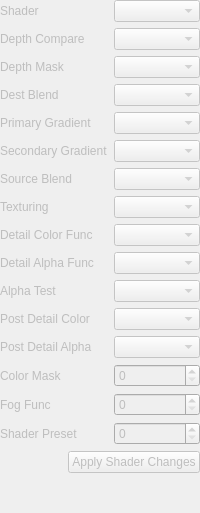
<?xml version="1.0" encoding="UTF-8"?>
<ui version="4.0">
 <class>ShaderEditorWidget</class>
 <widget class="QWidget" name="ShaderEditorWidget">
  <property name="enabled"><bool>false</bool></property>
  <layout class="QVBoxLayout" name="verticalLayout">
   <property name="spacing"><number>6</number></property>
   <property name="leftMargin"><number>0</number></property><property name="topMargin"><number>0</number></property>
   <property name="rightMargin"><number>0</number></property><property name="bottomMargin"><number>0</number></property>
   <item><layout class="QFormLayout" name="formLayout">
    <item row="0" column="0"><widget class="QLabel" name="shaderLabel"><property name="text"><string>Shader</string></property></widget></item><item row="0" column="1"><widget class="QComboBox" name="shaderIndexCombo"/></item>
    <item row="1" column="0"><widget class="QLabel" name="depthCompareLabel"><property name="text"><string>Depth Compare</string></property></widget></item><item row="1" column="1"><widget class="QComboBox" name="depthCompareCombo"/></item>
    <item row="2" column="0"><widget class="QLabel" name="depthMaskLabel"><property name="text"><string>Depth Mask</string></property></widget></item><item row="2" column="1"><widget class="QComboBox" name="depthMaskCombo"/></item>
    <item row="3" column="0"><widget class="QLabel" name="destBlendLabel"><property name="text"><string>Dest Blend</string></property></widget></item><item row="3" column="1"><widget class="QComboBox" name="destBlendCombo"/></item>
    <item row="4" column="0"><widget class="QLabel" name="priGradientLabel"><property name="text"><string>Primary Gradient</string></property></widget></item><item row="4" column="1"><widget class="QComboBox" name="priGradientCombo"/></item>
    <item row="5" column="0"><widget class="QLabel" name="secGradientLabel"><property name="text"><string>Secondary Gradient</string></property></widget></item><item row="5" column="1"><widget class="QComboBox" name="secGradientCombo"/></item>
    <item row="6" column="0"><widget class="QLabel" name="srcBlendLabel"><property name="text"><string>Source Blend</string></property></widget></item><item row="6" column="1"><widget class="QComboBox" name="srcBlendCombo"/></item>
    <item row="7" column="0"><widget class="QLabel" name="texturingLabel"><property name="text"><string>Texturing</string></property></widget></item><item row="7" column="1"><widget class="QComboBox" name="texturingCombo"/></item>
    <item row="8" column="0"><widget class="QLabel" name="detailColorLabel"><property name="text"><string>Detail Color Func</string></property></widget></item><item row="8" column="1"><widget class="QComboBox" name="detailColorCombo"/></item>
    <item row="9" column="0"><widget class="QLabel" name="detailAlphaLabel"><property name="text"><string>Detail Alpha Func</string></property></widget></item><item row="9" column="1"><widget class="QComboBox" name="detailAlphaCombo"/></item>
    <item row="10" column="0"><widget class="QLabel" name="alphaTestLabel"><property name="text"><string>Alpha Test</string></property></widget></item><item row="10" column="1"><widget class="QComboBox" name="alphaTestCombo"/></item>
    <item row="11" column="0"><widget class="QLabel" name="postDetailColorLabel"><property name="text"><string>Post Detail Color</string></property></widget></item><item row="11" column="1"><widget class="QComboBox" name="postDetailColorCombo"/></item>
    <item row="12" column="0"><widget class="QLabel" name="postDetailAlphaLabel"><property name="text"><string>Post Detail Alpha</string></property></widget></item><item row="12" column="1"><widget class="QComboBox" name="postDetailAlphaCombo"/></item>
    <item row="13" column="0"><widget class="QLabel" name="colorMaskLabel"><property name="text"><string>Color Mask</string></property></widget></item><item row="13" column="1"><widget class="QSpinBox" name="colorMaskSpin"><property name="maximum"><number>255</number></property></widget></item>
    <item row="14" column="0"><widget class="QLabel" name="fogFuncLabel"><property name="text"><string>Fog Func</string></property></widget></item><item row="14" column="1"><widget class="QSpinBox" name="fogFuncSpin"><property name="maximum"><number>255</number></property></widget></item>
    <item row="15" column="0"><widget class="QLabel" name="shaderPresetLabel"><property name="text"><string>Shader Preset</string></property></widget></item><item row="15" column="1"><widget class="QSpinBox" name="shaderPresetSpin"><property name="maximum"><number>255</number></property></widget></item>
   </layout></item>
   <item alignment="Qt::AlignmentFlag::AlignRight"><widget class="QPushButton" name="applyButton"><property name="text"><string>Apply Shader Changes</string></property></widget></item>
   <item><spacer name="verticalSpacer"><property name="orientation"><enum>Qt::Orientation::Vertical</enum></property><property name="sizeHint" stdset="0"><size><width>20</width><height>40</height></size></property></spacer></item>
  </layout>
 </widget>
 <resources/><connections/>
</ui>
